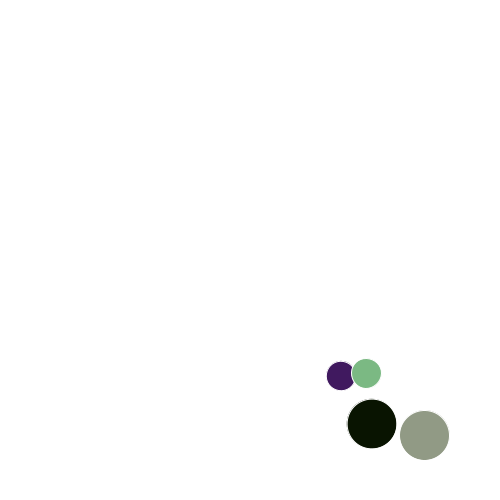
Frame 1 (no input)
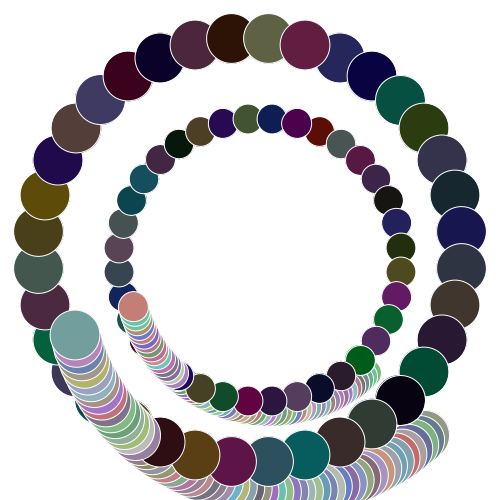
Frame 60 (the mouse pressed at the canvas centre just before this capture)
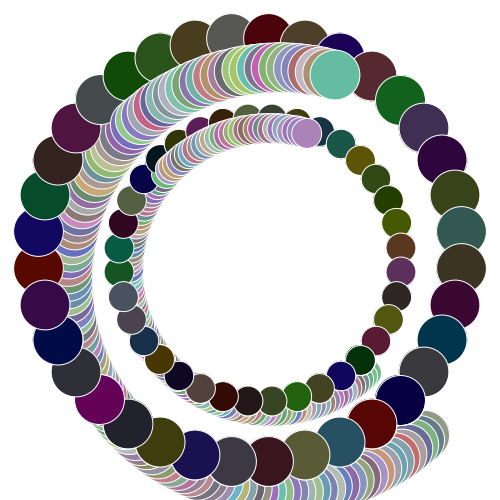
Frame 120 (the mouse held since frame 60 and released just before this capture)

The Processing sketch that drew these frames (run headless with seeded random() and noise(); from frame 60 on, the mouse is pressed at the canvas centre):

// Processing sketch: processing_118993
// ── processing_118993.pde

int x=0;

void setup() {
  size(500, 500);
  background(255);
}

int recta =5;

void draw() {
  
  pushMatrix();
  translate(260, 260);
  stroke(255);
  rotate(radians(frameCount * 10  % 360));
   fill(random(0,100),random(0,100),random(0,100),300);
  ellipse(100, 100, 30, 30);
  popMatrix();

 pushMatrix();
  translate(270, 270);
  rotate(radians(frameCount * 2  % 360));
   fill(random(100,200),random(100,200),random(100,200),300);
  ellipse(100, 100, 30, 30);
  popMatrix();

 pushMatrix();
  translate(280, 280);
  rotate(radians(frameCount * 2  % 360));
  fill(random(100,200),random(100,200),random(100,200),500);
  ellipse(150, 150, 50, 50);
  popMatrix();


  pushMatrix();
  translate(250, 250);
  rotate(radians(frameCount * 10  % 360));
  fill(random(0,100),random(0,100),random(0,100),500);
  ellipse(150, 150, 50, 50);
  popMatrix();
 

}
